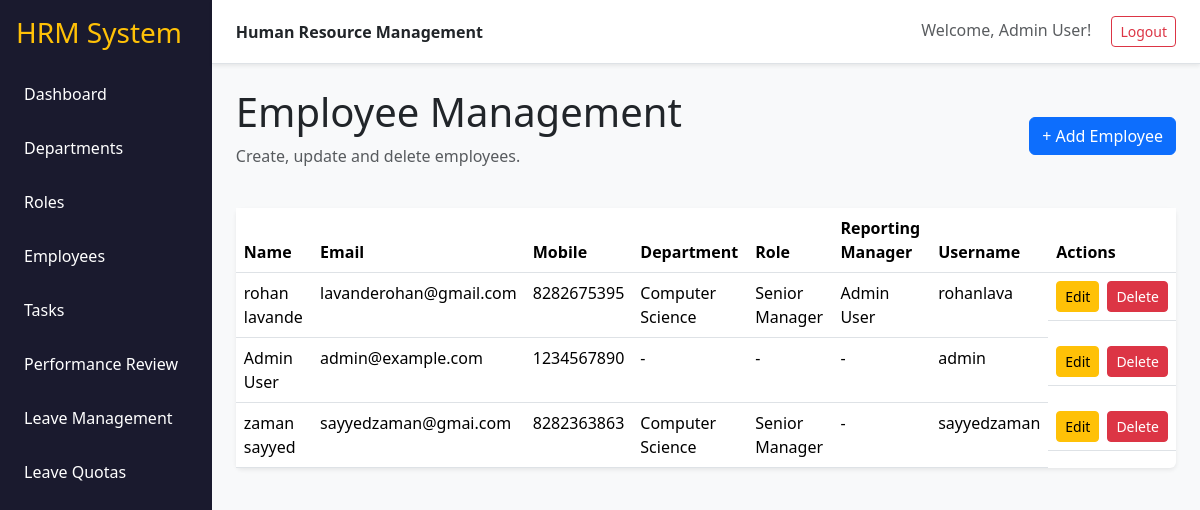
The page /employees (signed in) on the database its author committed.
### tables this page shows
CREATE TABLE user (
            employee_id INTEGER PRIMARY KEY AUTOINCREMENT,
            first_name VARCHAR(100) NOT NULL,
            last_name VARCHAR(100) NOT NULL,
            username VARCHAR(100) NOT NULL UNIQUE,
            password VARCHAR(100) NOT NULL,
            email VARCHAR(100) NOT NULL UNIQUE,
            mobile VARCHAR(100) NOT NULL,
            dept_id INTEGER,
            role_id INTEGER,
            reporting_manager_id INTEGER,
            date_of_joining DATE,
            created_at DATETIME NOT NULL,
            updated_at DATETIME NOT NULL,
            FOREIGN KEY (dept_id) REFERENCES department (dept_id),
            FOREIGN KEY (role_id) REFERENCES role (role_id),
            FOREIGN KEY (reporting_manager_id) REFERENCES user (employee_id)
        );

CREATE TABLE department (
            dept_id INTEGER PRIMARY KEY AUTOINCREMENT,
            dept_name VARCHAR(100) NOT NULL UNIQUE,
            description VARCHAR(300),
            created_at DATETIME NOT NULL,
            updated_at DATETIME NOT NULL,
            status INTEGER NOT NULL DEFAULT 1
        );

CREATE TABLE role (
            role_id INTEGER PRIMARY KEY AUTOINCREMENT,
            role_name VARCHAR(100) NOT NULL UNIQUE,
            description VARCHAR(300),
            created_at DATETIME NOT NULL,
            updated_at DATETIME NOT NULL,
            status INTEGER NOT NULL DEFAULT 1
        );

### app.py (the view)
@app.route("/employees")
@login_required
def employees():
    conn = get_db()
    query = """
        SELECT u.*,
               d.dept_name,
               r.role_name,
               rm.first_name AS rm_first,
               rm.last_name AS rm_last
        FROM user u
        LEFT JOIN department d ON u.dept_id = d.dept_id
        LEFT JOIN role r ON u.role_id = r.role_id
        LEFT JOIN user rm ON u.reporting_manager_id = rm.employee_id
        ORDER BY u.employee_id DESC
    """
    rows = conn.execute(query).fetchall()
    conn.close()
    return render_template("employees.html", employees=rows)

### app.py (called while the page is built)
def login_required(f):
    @wraps(f)
    def decorated_function(*args, **kwargs):
        if 'employee_id' not in session:
            return redirect(url_for('login'))
        return f(*args, **kwargs)
    return decorated_function

def get_db():
    conn = sqlite3.connect(DB_NAME)
    conn.row_factory = sqlite3.Row
    return conn

### templates/employees.html (shortened to what this page needs)
{% extends "base.html" %}
{% block content %}
<div class="d-flex justify-content-between align-items-center mb-4">
    <div>
        <h1>Employee Management</h1>
        <p class="text-muted">Create, update and delete employees.</p>
    </div>
    <a class="btn btn-primary" href="{{ url_for('create_employee') }}">+ Add Employee</a>
</div>
<div class="card shadow-sm">
<div class="table-responsive">
<table class="table table-hover mb-0">
    <thead>
        <tr>
            <th>Name</th>
            <th>Email</th>
            <th>Mobile</th>
            <th>Department</th>
            <th>Role</th>
            <th>Reporting Manager</th>
            <th>Username</th>
            <th>Actions</th>
        </tr>
    </thead>
    <tbody>
    {% for e in employees %}
        <tr>
            <td>{{ e.first_name }} {{ e.last_name }}</td>
            <td>{{ e.email }}</td>
            <td>{{ e.mobile }}</td>
            <td>{{ e.dept_name or "-" }}</td>
            <td>{{ e.role_name or "-" }}</td>
            <td>{% if e.rm_first %}{{ e.rm_first }} {{ e.rm_last }}{% else %}-{% endif %}</td>
            <td>{{ e.username }}</td>
            <td class="d-flex gap-2">
                <a class="btn btn-sm btn-warning"
                   href="{{ url_for('edit_employee', employee_id=e.employee_id) }}">Edit</a>
                <form method="post"
                      action="{{ url_for('delete_employee', employee_id=e.employee_id) }}"
                      onsubmit="return confirm('Are you sure you want to delete this employee?');">
                    <button class="btn btn-sm btn-danger">Delete</button>
                </form>
            </td>
        </tr>
    {% else %}
        <tr><td colspan="8" class="text-center p-4">No employees found.</td></tr>
    {% endfor %}
    </tbody>
</table>
</div>
</div>
{% endblock %}

### static/css/style.css (style rules this page uses)
body { background: #f6f8fb; }
.card { border: 0; }

### rows shown on the page
user: first_name "rohan", last_name "lavande", email "lavanderohan@gmail.com", mobile "8282675395", dept_name "Computer Science", role_name "Senior Manager", rm_first "Admin", rm_last "User", username "rohanlava"
user: first_name "Admin", last_name "User", email "admin@example.com", mobile "1234567890", dept_name "-", role_name "-", username "admin"
user: first_name "zaman", last_name "sayyed", email "sayyedzaman@gmai.com", mobile "8282363863", dept_name "Computer Science", role_name "Senior Manager", username "sayyedzaman"

### other values the page prints
{{ session.get('name', 'User') }} "Admin User"
